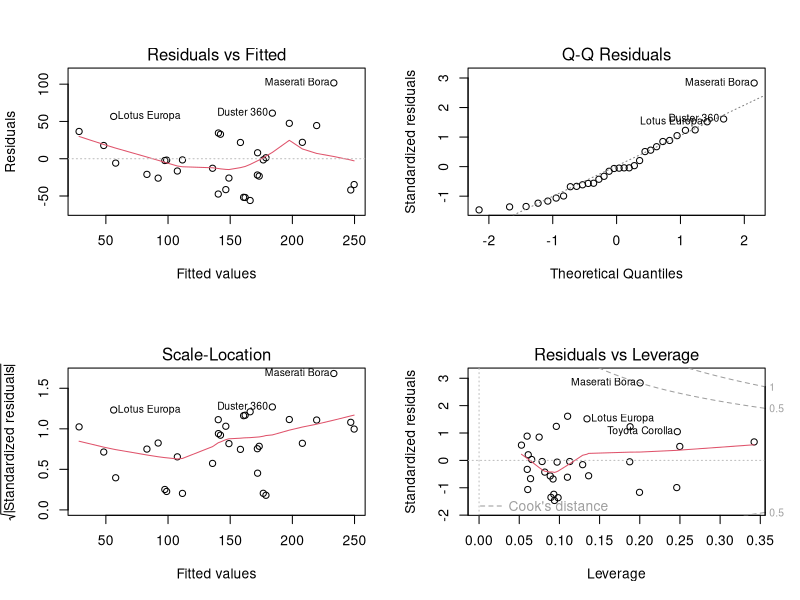

This chart was generated by the following R code:
## ---- chunk 1
dataset<-mtcars
#grosspower=mpg+wt+am
#am is a factor
dataset$am<-factor(dataset$am)
head(dataset)
#select the variables we need
library(dplyr)
(dataset1<-dataset%>%select(1,4,6,9))
## ---- chunk 2
head(dataset1)
## ---- chunk 3
fit<-lm(hp~mpg+wt+am,data=dataset1)
summary(fit)
## ---- chunk 4
par(mfrow=c(2,2))
plot(fit)
